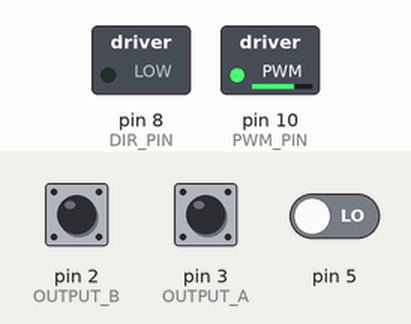
Simulated run of this program. Board: Arduino Mega 2560, built with avr-gcc and run on an emulated ATmega2560. On the bench: switched loads named in the program (green lamp = pin HIGH). Inputs (shaded band) come from the test bench; at power-on: pin 2 (OUTPUT_B) HIGH, pin 3 (OUTPUT_A) HIGH, pin 5 LOW. What the program prints to the serial monitor is not drawn.

Above: at 1.2 s.
1.3 s: pin 2 (OUTPUT_B) pulled LOW for 1 s
3.8 s: pin 3 (OUTPUT_A) pulled LOW for 1 s
7.8 s: pin 2 (OUTPUT_B) pulled LOW for 3.2 s
Timing chart, 0 to 10.8 s (numbered marks = the images above; inputs shaded):
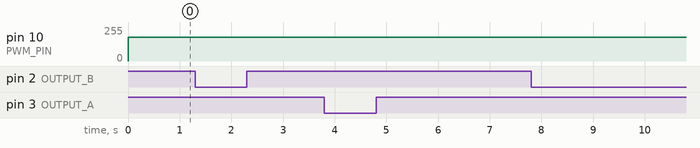

The program:

main.cpp
```cpp
/**
 * == Stabilizing DC motor with state control ==
 *
 * Cart is being controlled by state controller (x, v) based on params found by fitting the model
 *
 * == Hardware specification ==
 * OMRON E6B2-CWZ6C pinout
 * - Brown - Vcc
 * - Black - Phase A
 * - White - Phase B
 * - Orange - Phaze Z
 * - Blue - GND
 *
 * LPD3806-600BM-G5-24C pinout
 * - Green - Phase A
 * - White - Phase B
 * - Red - Vcc
 * - Black - GND
 */

#include <Arduino.h>

// motor encoder pins
#define OUTPUT_A  3 // PE5
#define OUTPUT_B  2 // PE4

// pulses per revolution
#define PPR  2400
#define SHAFT_R 0.00573

#define PWM_PIN 10
#define DIR_PIN 8

#define MAX_STALL_U 45.0
#define POSITION_LIMIT  0.2
#define X0  0.065

#define A 35.98
#define B 2.22
#define C -2.79

#define Kx  285.4
#define Kv  37.1

volatile long encoderValue = 0L;
volatile long lastEncoded = 0L;

unsigned long now = 0L;
unsigned long lastTimeMicros = 0L;

float x, last_x, v, dt;

unsigned long log_prescaler = 0;

void encoderHandler();

void setup() {

  // setting PWD frequency on pin 10 to 31kHz
  TCCR2B = (TCCR2B & 0b11111000) | 0x01;

  pinMode(OUTPUT_A, INPUT_PULLUP);
  pinMode(OUTPUT_B, INPUT_PULLUP);

  attachInterrupt(digitalPinToInterrupt(OUTPUT_A), encoderHandler, CHANGE);
  attachInterrupt(digitalPinToInterrupt(OUTPUT_B), encoderHandler, CHANGE);

  pinMode(PWM_PIN, OUTPUT);
  pinMode(DIR_PIN, OUTPUT);

  digitalWrite(DIR_PIN, LOW);

  Serial.begin(9600);
  lastTimeMicros = 0L;
}

float sign(float v) {
  if (fabs(v) < 1e-8) {
    return 0.0;
  } else if (v > 0) {
    return 1.0;
  } else {
    return -1.0;
  }
}

float avoidStall(float u) {
  if (fabs(u) < MAX_STALL_U) {
    return u > 0 ? u + MAX_STALL_U : u - MAX_STALL_U;
  }
  return u;
}

float saturate(float v, float maxValue) {
  if (fabs(v) > maxValue) {
    return (v > 0) ? maxValue : -maxValue;
  } else {
    return v;
  }
}

float getCartDistance(long pulses, long ppr) {
  return 2.0 * PI * pulses / PPR * SHAFT_R;
}

void driveMotor(float u) {
  digitalWrite(DIR_PIN, u > 0.0 ? LOW : HIGH);
  analogWrite(PWM_PIN, fabs(u));
}

void log_state(float control, float u) {
  if (log_prescaler % 50 == 0) {
    Serial.print(x, 4);Serial.print("\t");
    Serial.print(v, 4);Serial.print("\t");
    Serial.print(control, 4);Serial.print("\t");
    Serial.println(u, 4);
  }
  log_prescaler++;
}

void loop() {
  now = micros();
  dt = 1.0 * (now - lastTimeMicros) / 1000000;
  x = getCartDistance(encoderValue, PPR);
  v = (x - last_x) / dt;

  float control = - (Kx * (x - X0) + Kv * v);
  float u = (control + A * v - C * sign(v)) / B;
  u = 255.0 * u / 12.0;

  last_x = x;
  lastTimeMicros = now;

  driveMotor(saturate(u, 250));

  log_state(control, u);

  delay(5);
}

void encoderHandler() {
  int MSB = (PINE & (1 << PE5)) >> PE5; //MSB = most significant bit
  int LSB = (PINE & (1 << PE4)) >> PE4; //LSB = least significant bit
  int encoded = (MSB << 1) | LSB; //converting the 2 pin value to single number
  int sum  = (lastEncoded << 2) | encoded; //adding it to the previous encoded value

  if(sum == 0b1101 || sum == 0b0100 || sum == 0b0010 || sum == 0b1011) {
    encoderValue++; //CW
  }
  if(sum == 0b1110 || sum == 0b0111 || sum == 0b0001 || sum == 0b1000) {
    encoderValue--; //CCW
  }

  lastEncoded = encoded; //store this value for next time
}
```
